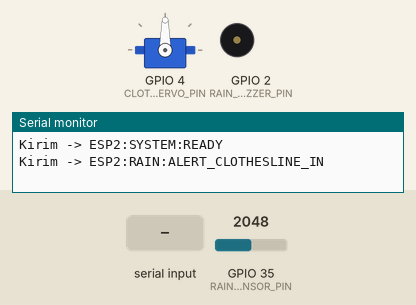
A sketch run on a simulated ESP32. Shown: servo, buzzer (waves = sounding, pin HIGH), the last lines printed to the serial monitor. The inputs (shaded band) are chosen by the test bench; at power-on: GPIO 35 (RAIN_SENSOR_PIN) = 2048.

Above: at 1.2 s.
1.3 s: GPIO 35 (RAIN_SENSOR_PIN) set to 1640
4.3 s: GPIO 35 (RAIN_SENSOR_PIN) set to 1535
At 4.8 s:
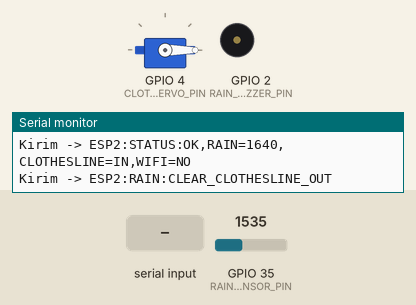
5.8 s: "CLOTHESLINE:IN\n" received over the second serial link
9.0 s: GPIO 35 (RAIN_SENSOR_PIN) set to 2047
At 9.6 s:
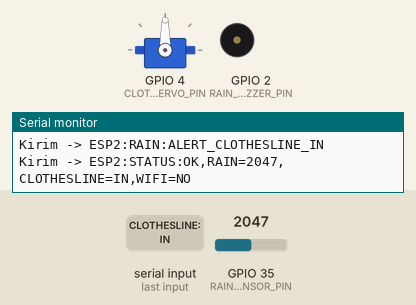
12.0 s: GPIO 35 (RAIN_SENSOR_PIN) set to 1560
At 13.0 s:
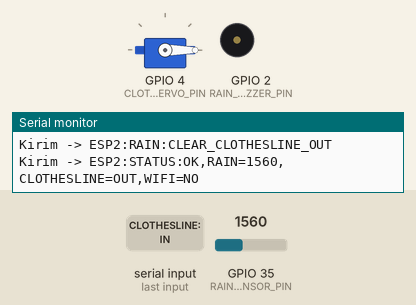
Timing chart, 0 to 14.5 s (numbered marks = the images above; inputs shaded):
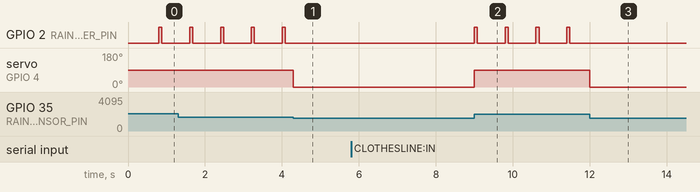

Measured:
- the behaviour switches between 1601 and 1600 on GPIO 35 (RAIN_SENSOR_PIN) (found by bisection; images 0 and 1)
- after the input at 4.3 s, GPIO 2 (RAIN_BUZZER_PIN): stops changing and stays LOW; servo on GPIO 4 (CLOTHESLINE_SERVO_PIN): 90° → 0° at once
- after the input at 9.0 s, GPIO 2 (RAIN_BUZZER_PIN): alternates HIGH for 0.08 s and LOW for 0.72 s, starting at once; servo on GPIO 4 (CLOTHESLINE_SERVO_PIN): 0° → 90° at once
- after the input at 12.0 s, GPIO 2 (RAIN_BUZZER_PIN): stops changing and stays LOW; servo on GPIO 4 (CLOTHESLINE_SERVO_PIN): 90° → 0° at once
- by itself, GPIO 2 (RAIN_BUZZER_PIN): alternates HIGH for 0.08 s and LOW for 0.72 s

The sketch:

esp32-2.ino
```cpp
/*
  ESP32 #2 - Smart Trash & Smart Clothesline

  KOMUNIKASI UART KE ESP32 #4:
  GPIO 16 - RX from ESP32 #4
  GPIO 17 - TX to ESP32 #4

  CLOTHESLINE:
  GPIO 35 - Rain Sensor
  GPIO 4  - Clothesline Servo
  GPIO 2  - Buzzer Rain Alert
*/

#include <WiFi.h>
#include <ESP32Servo.h>

#define RX_FROM_ESP4 16
#define TX_TO_ESP4   17

#define RAIN_SENSOR_PIN 35
#define CLOTHESLINE_SERVO_PIN 4
#define RAIN_BUZZER_PIN 2

#define RAIN_THRESHOLD 1600

HardwareSerial ControlSerial(2);
Servo clotheslineServo;

String wifiSSID = "";
String wifiPASS = "";

bool clotheslineIn = false;
bool rainAlert = false;

unsigned long lastStatusSend = 0;
unsigned long lastBeep = 0;

void sendLog(String type, String message) {
  String data = "ESP2:" + type + ":" + message;
  ControlSerial.println(data);
  Serial.println("Kirim -> " + data);
}

void beepRain() {
  if (millis() - lastBeep > 800) {
    lastBeep = millis();
    digitalWrite(RAIN_BUZZER_PIN, HIGH);
    delay(80);
    digitalWrite(RAIN_BUZZER_PIN, LOW);
  }
}

void connectWiFi(String ssid, String pass) {
  wifiSSID = ssid;
  wifiPASS = pass;

  WiFi.begin(wifiSSID.c_str(), wifiPASS.c_str());
  sendLog("WIFI", "CONNECTING");
}

void handleCommand(String cmd) {
  cmd.trim();

  if (cmd.startsWith("WIFI:")) {
    int commaIndex = cmd.indexOf(',');

    if (commaIndex > 5) {
      String ssid = cmd.substring(5, commaIndex);
      String pass = cmd.substring(commaIndex + 1);
      connectWiFi(ssid, pass);
    }
  }

  if (cmd == "CLOTHESLINE:IN") {
    clotheslineServo.write(90);
    clotheslineIn = true;
    sendLog("CLOTHESLINE", "IN");
  }

  if (cmd == "CLOTHESLINE:OUT") {
    clotheslineServo.write(0);
    clotheslineIn = false;
    sendLog("CLOTHESLINE", "OUT");
  }
}

void setup() {
  Serial.begin(115200);
  ControlSerial.begin(9600, SERIAL_8N1, RX_FROM_ESP4, TX_TO_ESP4);

  pinMode(RAIN_SENSOR_PIN, INPUT);
  pinMode(RAIN_BUZZER_PIN, OUTPUT);

  digitalWrite(RAIN_BUZZER_PIN, LOW);

  clotheslineServo.attach(CLOTHESLINE_SERVO_PIN);
  clotheslineServo.write(0);

  sendLog("SYSTEM", "READY");
}

void loop() {
  if (ControlSerial.available()) {
    String cmd = ControlSerial.readStringUntil('\n');
    handleCommand(cmd);
  }

  int rainValue = analogRead(RAIN_SENSOR_PIN);
  rainAlert = rainValue > RAIN_THRESHOLD;

  if (rainAlert && !clotheslineIn) {
    clotheslineServo.write(90);
    clotheslineIn = true;
    sendLog("RAIN", "ALERT_CLOTHESLINE_IN");
  }

  if (!rainAlert && clotheslineIn) {
    clotheslineServo.write(0);
    clotheslineIn = false;
    sendLog("RAIN", "CLEAR_CLOTHESLINE_OUT");
  }

  if (rainAlert) {
    beepRain();
  }

  if (millis() - lastStatusSend > 3000) {
    lastStatusSend = millis();

    String status = "OK,RAIN=" + String(rainValue);
    status += ",CLOTHESLINE=" + String(clotheslineIn ? "IN" : "OUT");
    status += ",WIFI=" + String(WiFi.status() == WL_CONNECTED ? "OK" : "NO");

    sendLog("STATUS", status);
  }
}
```
